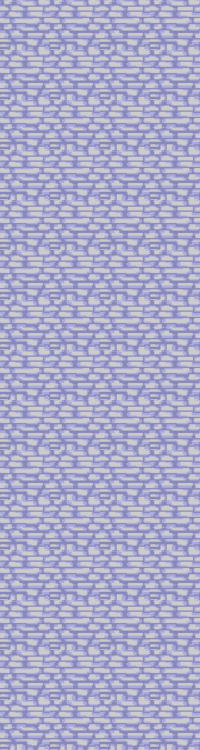

A level layout from a 2D game, rendered from its tile map. Below: a short description, then the map file with tile-grid data replaced by summaries:
An orthogonal 4x15 tile map with 50x50 px tiles, 1 tile layer (layer1).

<map version="1.0" orientation="orthogonal" renderorder="right-down" width="4" height="15" tilewidth="50" tileheight="50">
 <tileset firstgid="1" name="label1" tilewidth="50" tileheight="50">
  <image source="物品和人物/label1.png" width="50" height="50" />
 </tileset>
 <layer name="layer1" width="4" height="15">
  <data>[60 cells, 60 non-empty, 1 distinct tile ids]</data>
 </layer>
</map>
